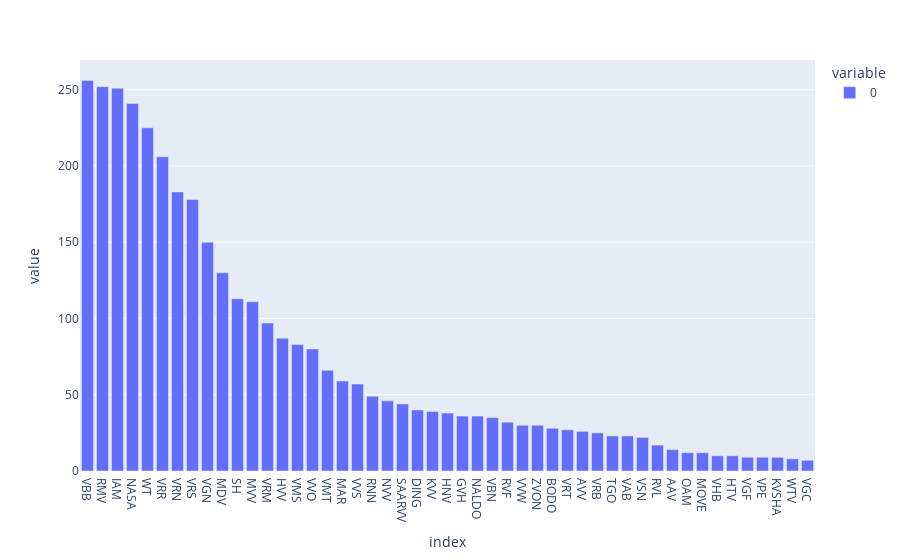

The notebook cell saved with this chart:
### Code cell
px.bar(transportAssociations)

### Figure 1 — Plotly figure (JSON) as saved in the notebook; plotly's stock layout.template omitted (floating-point values rounded to 4 significant figures)
{"data": [{"alignmentgroup": "True", "hovertemplate": "variable=0<br>index=%{x}<br>value=%{y}<extra></extra>", "legendgroup": "0", "marker": {"color": "#636efa", "pattern": {"shape": ""}}, "name": "0", "offsetgroup": "0", "orientation": "v", "showlegend": true, "textposition": "auto", "type": "bar", "x": ["VBB", "RMV", "IAM", "NASA", "WT", "VRR", "VRN", "VRS", "VGN", "MDV", "SH", "MVV", "VRM", "HVV", "VMS", "VVO", "VMT", "MAR", "VVS", "RNN", "NVV", "SAARVV", "DING", "KVV", "HNV", "GVH", "NALDO", "VBN", "RVF", "VVW", "ZVON", "BODO", "VRT", "AVV", "VRB", "TGO", "VAB", "VSN", "RVL", "AAV", "OAM", "MOVE", "VHB", "HTV", "VGF", "VPE", "KVSHA", "WTV", "VGC"], "xaxis": "x", "y": [256, 252, 251, 241, 225, 206, 183, 178, 150, 130, 113, 111, 97, 87, 83, 80, 66, 59, 57, 49, 46, 44, 40, 39, 38, 36, 36, 35, 32, 30, 30, 28, 27, 26, 25, 23, 23, 22, 17, 14, 12, 12, 10, 10, 9, 9, 9, 8, 7], "yaxis": "y"}], "layout": {"barmode": "relative", "legend": {"title": {"text": "variable"}, "tracegroupgap": 0}, "margin": {"t": 60}, "xaxis": {"anchor": "y", "domain": [0, 1], "title": {"text": "index"}}, "yaxis": {"anchor": "x", "domain": [0, 1], "title": {"text": "value"}}}}
